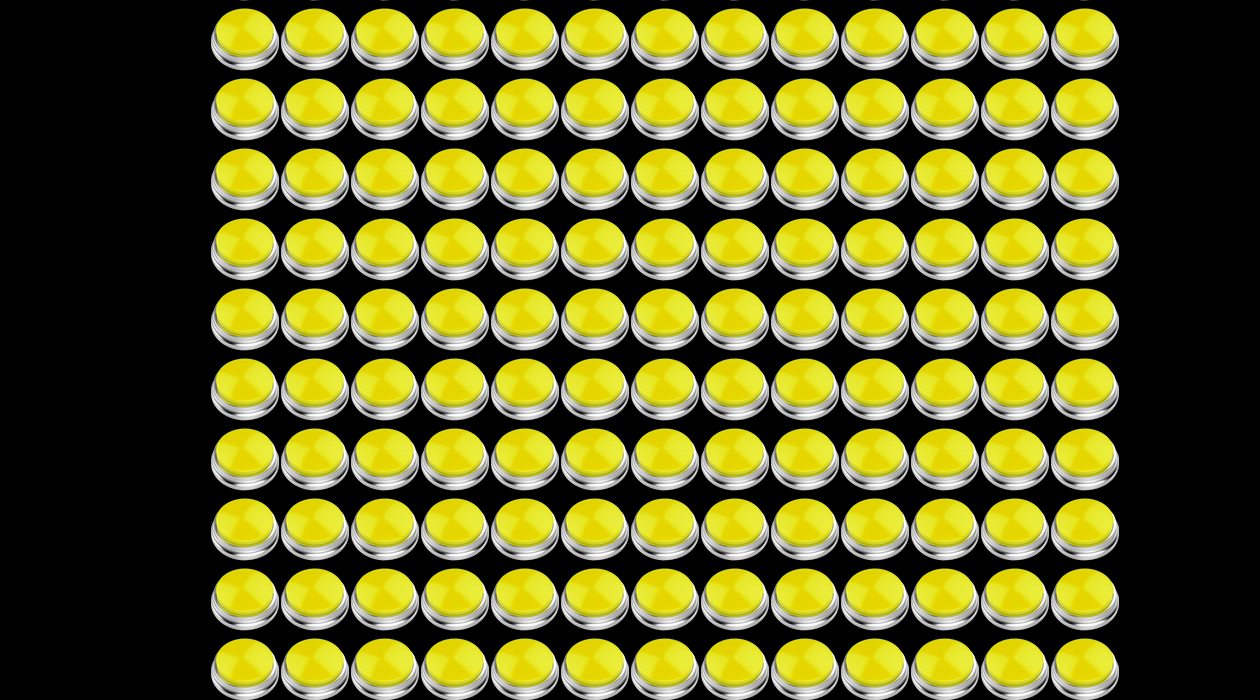

A 2D game scene composited from a Tiled map and its tileset images. What follows is a short description and the map's XML, with each tile layer's data collapsed to a summary:
An orthogonal 18x10 tile map with 70x70 px tiles, 2 tile layers (Background, Foreground).

<map version="1.0" orientation="orthogonal" renderorder="right-down" width="18" height="10" tilewidth="70" tileheight="70" nextobjectid="1">
 <tileset firstgid="1" name="tile" tilewidth="70" tileheight="70">
  <image source="tile70x70.png" width="280" height="140" />
  <tile id="1">
   <properties>
    <property name="fireframe" value="3" />
   </properties>
  </tile>
  <tile id="2">
   <properties>
    <property name="fireframe" value="2" />
   </properties>
  </tile>
  <tile id="3">
   <properties>
    <property name="fireframe" value="1" />
   </properties>
  </tile>
 </tileset>
 <layer name="Background" width="18" height="10">
  <data>[180 cells, 130 non-empty, 1 distinct tile ids]</data>
 </layer>
 <layer name="Foreground" width="18" height="10">
  <data>[180 cells, 0 non-empty, 0 distinct tile ids]</data>
 </layer>
</map>